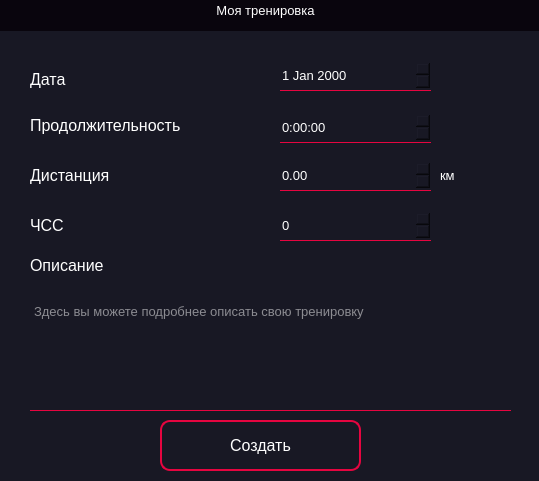
<?xml version="1.0" encoding="UTF-8"?>
<ui version="4.0">
 <class>MainWindow</class>
 <widget class="QMainWindow" name="MainWindow">
  <property name="geometry">
   <rect>
    <x>0</x>
    <y>0</y>
    <width>539</width>
    <height>481</height>
   </rect>
  </property>
  <property name="windowTitle">
   <string>MainWindow</string>
  </property>
  <property name="styleSheet">
   <string notr="true">border:none;</string>
  </property>
  <widget class="QWidget" name="centralwidget">
   <property name="styleSheet">
    <string notr="true">background-color: rgb(24, 24, 36);
color: rgb(255, 255, 255)</string>
   </property>
   <widget class="QDoubleSpinBox" name="distance">
    <property name="geometry">
     <rect>
      <x>280</x>
      <y>160</y>
      <width>151</width>
      <height>31</height>
     </rect>
    </property>
    <property name="font">
     <font>
      <pointsize>10</pointsize>
     </font>
    </property>
    <property name="styleSheet">
     <string notr="true">border-bottom: 1px solid rgb(230, 5, 64)</string>
    </property>
    <property name="maximum">
     <double>999.990000000000009</double>
    </property>
   </widget>
   <widget class="QPushButton" name="create">
    <property name="geometry">
     <rect>
      <x>160</x>
      <y>420</y>
      <width>201</width>
      <height>51</height>
     </rect>
    </property>
    <property name="font">
     <font>
      <pointsize>12</pointsize>
     </font>
    </property>
    <property name="cursor">
     <cursorShape>PointingHandCursor</cursorShape>
    </property>
    <property name="styleSheet">
     <string notr="true">QPushButton{
	border: 1.5px solid rgb(230, 5, 64);
	border-radius: 10px;
}
QPushButton::hover{
	border: 3px solid rgb(230, 5, 64);
	border-radius: 10px;
}
QPushButton::pressed{
	border: 5px solid rgb(230, 5, 64);
	border-radius: 10px;
}</string>
    </property>
    <property name="text">
     <string>Создать</string>
    </property>
   </widget>
   <widget class="QLabel" name="label">
    <property name="geometry">
     <rect>
      <x>30</x>
      <y>60</y>
      <width>229</width>
      <height>39</height>
     </rect>
    </property>
    <property name="font">
     <font>
      <pointsize>12</pointsize>
     </font>
    </property>
    <property name="styleSheet">
     <string notr="true">color: rgb(255, 255, 255);</string>
    </property>
    <property name="text">
     <string>Дата</string>
    </property>
   </widget>
   <widget class="QLabel" name="label_2">
    <property name="geometry">
     <rect>
      <x>30</x>
      <y>100</y>
      <width>229</width>
      <height>51</height>
     </rect>
    </property>
    <property name="font">
     <font>
      <pointsize>12</pointsize>
     </font>
    </property>
    <property name="styleSheet">
     <string notr="true">color: rgb(255, 255, 255);</string>
    </property>
    <property name="text">
     <string>Продолжительность</string>
    </property>
   </widget>
   <widget class="QLabel" name="label_5">
    <property name="geometry">
     <rect>
      <x>30</x>
      <y>250</y>
      <width>229</width>
      <height>31</height>
     </rect>
    </property>
    <property name="font">
     <font>
      <pointsize>12</pointsize>
     </font>
    </property>
    <property name="styleSheet">
     <string notr="true">color: rgb(255, 255, 255);</string>
    </property>
    <property name="text">
     <string>Описание</string>
    </property>
   </widget>
   <widget class="QTimeEdit" name="timeEdit">
    <property name="geometry">
     <rect>
      <x>280</x>
      <y>112</y>
      <width>151</width>
      <height>31</height>
     </rect>
    </property>
    <property name="font">
     <font>
      <pointsize>10</pointsize>
     </font>
    </property>
    <property name="styleSheet">
     <string notr="true">border-bottom: 1px solid rgb(230, 5, 64)</string>
    </property>
    <property name="minimumTime">
     <time>
      <hour>0</hour>
      <minute>0</minute>
      <second>0</second>
     </time>
    </property>
    <property name="currentSection">
     <enum>QDateTimeEdit::HourSection</enum>
    </property>
    <property name="displayFormat">
     <string>H:mm:ss</string>
    </property>
    <property name="time">
     <time>
      <hour>0</hour>
      <minute>0</minute>
      <second>0</second>
     </time>
    </property>
   </widget>
   <widget class="QLabel" name="label_3">
    <property name="geometry">
     <rect>
      <x>30</x>
      <y>150</y>
      <width>229</width>
      <height>51</height>
     </rect>
    </property>
    <property name="font">
     <font>
      <pointsize>12</pointsize>
     </font>
    </property>
    <property name="styleSheet">
     <string notr="true">color: rgb(255, 255, 255);</string>
    </property>
    <property name="text">
     <string>Дистанция</string>
    </property>
   </widget>
   <widget class="QTextEdit" name="description">
    <property name="geometry">
     <rect>
      <x>30</x>
      <y>300</y>
      <width>481</width>
      <height>111</height>
     </rect>
    </property>
    <property name="font">
     <font>
      <pointsize>10</pointsize>
     </font>
    </property>
    <property name="styleSheet">
     <string notr="true">border-bottom: 1px solid rgb(230, 5, 64)</string>
    </property>
    <property name="placeholderText">
     <string>Здесь вы можете подробнее описать свою тренировку</string>
    </property>
   </widget>
   <widget class="QDateEdit" name="dateEdit">
    <property name="geometry">
     <rect>
      <x>280</x>
      <y>60</y>
      <width>151</width>
      <height>31</height>
     </rect>
    </property>
    <property name="font">
     <font>
      <pointsize>10</pointsize>
     </font>
    </property>
    <property name="styleSheet">
     <string notr="true">border-bottom: 1px solid rgb(230, 5, 64)</string>
    </property>
   </widget>
   <widget class="QLabel" name="label_4">
    <property name="geometry">
     <rect>
      <x>30</x>
      <y>210</y>
      <width>229</width>
      <height>31</height>
     </rect>
    </property>
    <property name="font">
     <font>
      <pointsize>12</pointsize>
     </font>
    </property>
    <property name="styleSheet">
     <string notr="true">color: rgb(255, 255, 255);</string>
    </property>
    <property name="text">
     <string>ЧСС</string>
    </property>
   </widget>
   <widget class="QSpinBox" name="heart">
    <property name="geometry">
     <rect>
      <x>280</x>
      <y>210</y>
      <width>151</width>
      <height>31</height>
     </rect>
    </property>
    <property name="font">
     <font>
      <pointsize>10</pointsize>
     </font>
    </property>
    <property name="styleSheet">
     <string notr="true">border-bottom: 1px solid rgb(230, 5, 64)</string>
    </property>
    <property name="maximum">
     <number>260</number>
    </property>
   </widget>
   <widget class="QFrame" name="frame">
    <property name="geometry">
     <rect>
      <x>0</x>
      <y>0</y>
      <width>761</width>
      <height>31</height>
     </rect>
    </property>
    <property name="styleSheet">
     <string notr="true">background-color: rgb(9, 5, 13);</string>
    </property>
    <property name="frameShape">
     <enum>QFrame::StyledPanel</enum>
    </property>
    <property name="frameShadow">
     <enum>QFrame::Raised</enum>
    </property>
    <widget class="QLabel" name="header_frame">
     <property name="geometry">
      <rect>
       <x>0</x>
       <y>0</y>
       <width>531</width>
       <height>21</height>
      </rect>
     </property>
     <property name="font">
      <font>
       <pointsize>10</pointsize>
      </font>
     </property>
     <property name="text">
      <string>Моя тренировка</string>
     </property>
     <property name="alignment">
      <set>Qt::AlignCenter</set>
     </property>
    </widget>
    <widget class="QPushButton" name="close_icon">
     <property name="geometry">
      <rect>
       <x>510</x>
       <y>1</y>
       <width>25</width>
       <height>25</height>
      </rect>
     </property>
     <property name="cursor">
      <cursorShape>PointingHandCursor</cursorShape>
     </property>
     <property name="styleSheet">
      <string notr="true">QPushButton{
	background-color: rgb(9, 5, 13);
}
QPushButton::hover{
	border: 1.5px solid rgb(230, 5, 64);
	border-radius: 10px
}
QPushButton::pressed{
	border: 3px solid rgb(230, 5, 64);
}</string>
     </property>
     <property name="text">
      <string/>
     </property>
     <property name="icon">
      <iconset>
       <normaloff>icons/x.svg</normaloff>icons/x.svg</iconset>
     </property>
     <property name="iconSize">
      <size>
       <width>25</width>
       <height>25</height>
      </size>
     </property>
    </widget>
   </widget>
   <widget class="QLabel" name="label_6">
    <property name="geometry">
     <rect>
      <x>440</x>
      <y>160</y>
      <width>21</width>
      <height>31</height>
     </rect>
    </property>
    <property name="font">
     <font>
      <pointsize>10</pointsize>
     </font>
    </property>
    <property name="text">
     <string>км</string>
    </property>
   </widget>
  </widget>
 </widget>
 <resources>
  <include location="icons.qrc"/>
 </resources>
 <connections/>
</ui>
